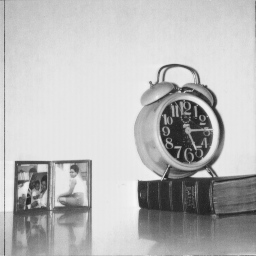
#> input picture clock.tiff, 256 x 256 px
$ python log_transformation.py
#> lines starting #> are read from the running program, lines starting #| are printed output that depends on the picture

import numpy as np
from PIL import Image
from numpy import array
from numpy.linalg import norm
from scipy import ndimage
from skimage.io import imread


img = imread("clock.tiff")
#> img is the input picture: shape (256, 256); min 32, max 246, mean 186
print(img.shape)
#| (256, 256)
c = 255 / np.log(1 + np.max(img))
#> c = 46.28
log_transformed = c * (np.log(img + 1))
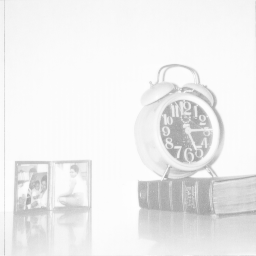
#> log_transformed: shape (256, 256) float16; min 161.8, max 254.9, mean 238.6
log_transformed = np.array(log_transformed, dtype=np.uint8)
print(log_transformed)
#> (printed output is left out)
final_image1 = Image.fromarray(log_transformed)
# final_image1.save("log_transformed.tiff")
final_image1.show()
